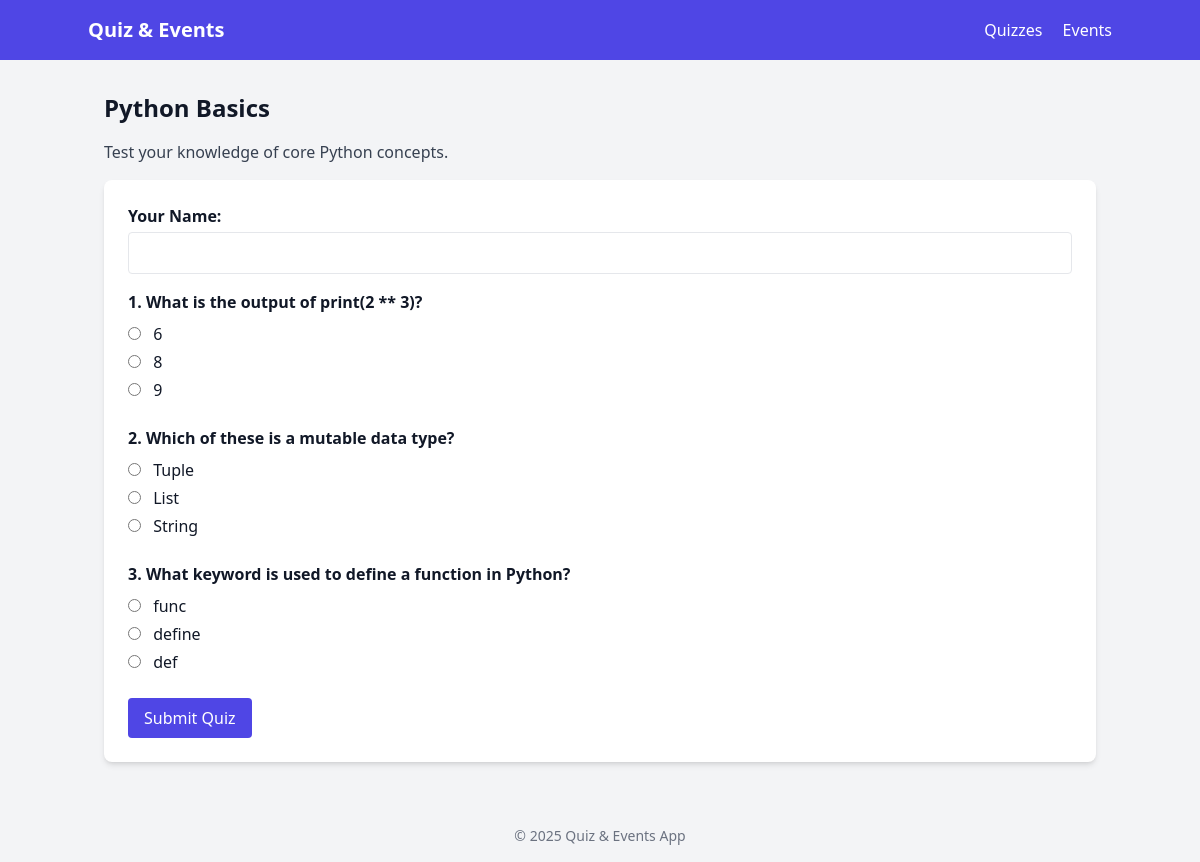
The app's page /quiz_attempt/1/ with its own data.
### quizzes/models.py (models this page shows, shortened)
class Quiz(models.Model):
    title = models.CharField(max_length=250)
    description = models.TextField()
    created_at = models.DateTimeField(default=timezone.now)

class Questions(models.Model):
    quiz = models.ForeignKey(Quiz, on_delete=models.CASCADE)
    text = models.TextField()
    question_type = models.CharField(max_length=100, default='MCQ')
    created_at = models.DateTimeField(default=timezone.now)

class Answers(models.Model):
    question = models.ForeignKey(Questions, on_delete=models.CASCADE)
    text = models.CharField(max_length=300)
    is_correct = models.BooleanField(default=False)

### quizzes/views.py (the view, shortened to what this page needs)
# urls.py: path('quiz_attempt/<int:quiz_id>/', views.quiz_attempt, name='quiz_attempt'),
def quiz_attempt(request, quiz_id):
    quiz = get_object_or_404(Quiz, id = quiz_id)
    """
    When you fetch all questions for this quiz, also fetch
    their answers in advance — in a single additional query.
    """
    questions = quiz.questions_set.prefetch_related('answers_set')
    con = {'quiz': quiz, 'questions': questions}
    return render(request, 'quiz_attempt.html', con)

### quizzes/templates/quiz_attempt.html (shortened to what this page needs)
{% extends 'base.html' %}
{% block content %}
<h2 class="text-2xl font-bold mb-4">{{ quiz.title }}</h2>
<p class="mb-4 text-gray-700">{{ quiz.description }}</p>
<form method="POST" class="bg-white p-6 rounded-lg shadow-md">
  <div class="mb-4">
    <label class="font-semibold">Your Name:</label>
    <input type="text" name="user_name" required class="border p-2 w-full rounded mt-1">
  </div>
  {% for question in questions %}
  <div class="mb-6">
    <p class="font-semibold">{{ forloop.counter }}. {{ question.text }}</p>
    <div class="mt-2 space-y-1">
      {% for ans in question.answers_set.all %}
      <label class="block">
        <input type="radio" name="{{ question.id }}" value="{{ ans.id }}" class="mr-2">
        {{ ans.text }}
      </label>
      {% endfor %}
    </div>
  </div>
  {% endfor %}
  <button type="submit" class="bg-indigo-600 text-white px-4 py-2 rounded hover:bg-indigo-700">
    Submit Quiz
  </button>
</form>
{% endblock %}

### records on screen
Quiz: title "Python Basics", description "Test your knowledge of core Python concepts."
Questions: text "What is the output of print(2 ** 3)?"
Answers: text "6"
Answers: text "8"
Answers: text "9"
Questions: text "Which of these is a mutable data type?"
Answers: text "Tuple"
Answers: text "List"
Answers: text "String"
Questions: text "What keyword is used to define a function in Python?"
Answers: text "func"
Answers: text "define"
Answers: text "def"
